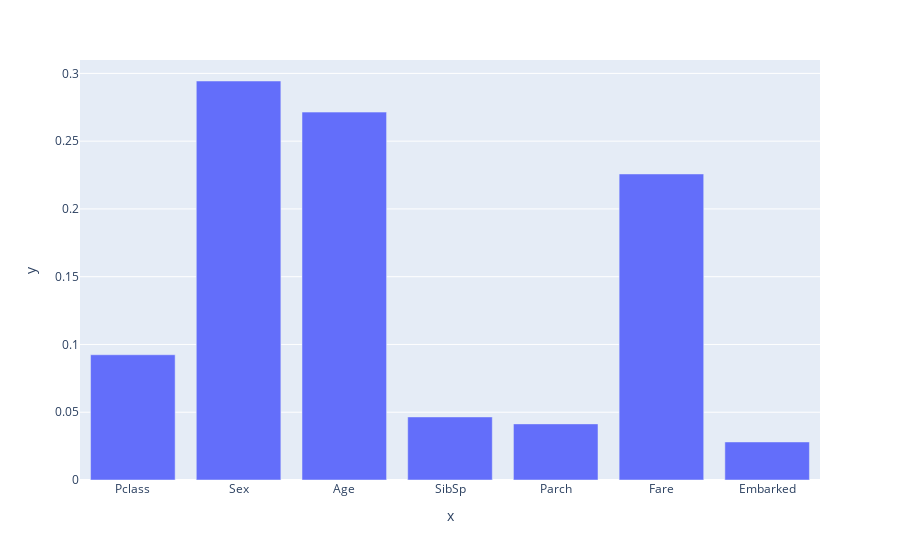

Source (notebook cell):
### Markdown cell above
<p dir=rtl style="direction: rtl;text-align: right;line-height:200%;font-family:vazir;font-size:medium">
<font face="vazir" size=3>
همانطور که میبینید یک آرایه برای ما برمیگرداند.ترتیب اعداد ارایه متناظر با ترتیب ویژگی ها در داده هاست.
در ادامه نمودار میله ای رسم میکنیم به طوری که اسم ویژگی ها در محور
<code>x</code>
و
اهمیت آن ها 
در محور
<code>y</code>
قرار دارد.
</font>
</p>

### Code cell
#create bar plot of feature_importances_
feature_bar = px.___(x = X.columns , y=....)
#show the plot
feature_bar.___()

### Figure 1 — Plotly figure (JSON) as saved in the notebook; plotly's stock layout.template omitted (floating-point values rounded to 4 significant figures)
{"data": [{"alignmentgroup": "True", "hovertemplate": "x=%{x}<br>y=%{y}<extra></extra>", "legendgroup": "", "marker": {"color": "#636efa", "pattern": {"shape": ""}}, "name": "", "offsetgroup": "", "orientation": "v", "showlegend": false, "textposition": "auto", "type": "bar", "x": ["Pclass", "Sex", "Age", "SibSp", "Parch", "Fare", "Embarked"], "xaxis": "x", "y": [0.0924, 0.2944, 0.2714, 0.04653, 0.0414, 0.2258, 0.02807], "yaxis": "y"}], "layout": {"barmode": "relative", "legend": {"tracegroupgap": 0}, "margin": {"t": 60}, "xaxis": {"anchor": "y", "domain": [0, 1], "title": {"text": "x"}}, "yaxis": {"anchor": "x", "domain": [0, 1], "title": {"text": "y"}}}}
